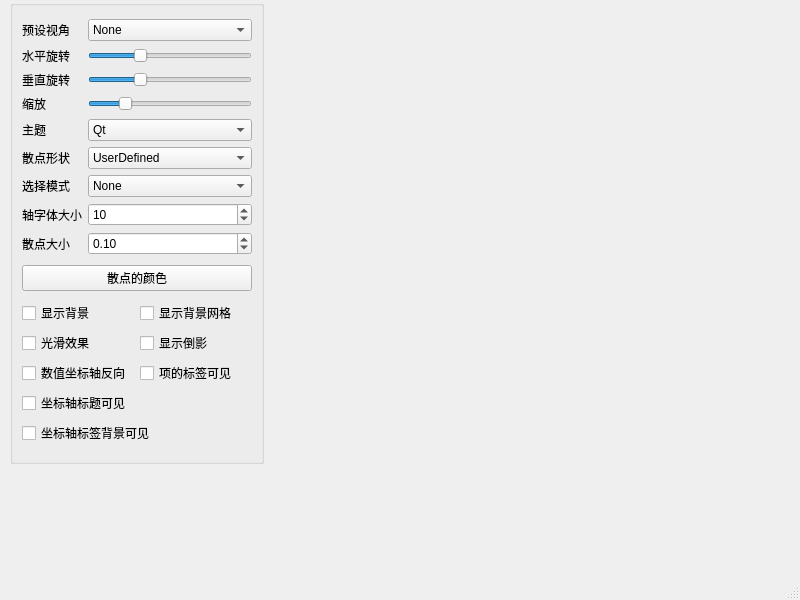
<?xml version="1.0" encoding="UTF-8"?>
<ui version="4.0">
 <class>MainWindow</class>
 <widget class="QMainWindow" name="MainWindow">
  <property name="geometry">
   <rect>
    <x>0</x>
    <y>0</y>
    <width>800</width>
    <height>600</height>
   </rect>
  </property>
  <property name="windowTitle">
   <string>MainWindow</string>
  </property>
  <widget class="QWidget" name="centralwidget">
   <widget class="QGroupBox" name="groupBox">
    <property name="geometry">
     <rect>
      <x>10</x>
      <y>0</y>
      <width>254</width>
      <height>464</height>
     </rect>
    </property>
    <property name="title">
     <string/>
    </property>
    <layout class="QVBoxLayout" name="verticalLayout">
     <item>
      <layout class="QGridLayout" name="gridLayout">
       <item row="5" column="0">
        <widget class="QLabel" name="barLabel">
         <property name="text">
          <string>散点形状</string>
         </property>
        </widget>
       </item>
       <item row="7" column="1">
        <widget class="QSpinBox" name="fontSpinBox">
         <property name="value">
          <number>10</number>
         </property>
        </widget>
       </item>
       <item row="3" column="0">
        <widget class="QLabel" name="scaleLabel">
         <property name="text">
          <string>缩放</string>
         </property>
        </widget>
       </item>
       <item row="2" column="0">
        <widget class="QLabel" name="vSpinLabel">
         <property name="text">
          <string>垂直旋转</string>
         </property>
        </widget>
       </item>
       <item row="2" column="1">
        <widget class="QSlider" name="vSpinSlider">
         <property name="sliderPosition">
          <number>30</number>
         </property>
         <property name="orientation">
          <enum>Qt::Orientation::Horizontal</enum>
         </property>
        </widget>
       </item>
       <item row="0" column="0">
        <widget class="QLabel" name="sightLabel">
         <property name="text">
          <string>预设视角</string>
         </property>
        </widget>
       </item>
       <item row="7" column="0">
        <widget class="QLabel" name="fontLabel">
         <property name="text">
          <string>轴字体大小</string>
         </property>
        </widget>
       </item>
       <item row="6" column="0">
        <widget class="QLabel" name="selectLabel">
         <property name="text">
          <string>选择模式</string>
         </property>
        </widget>
       </item>
       <item row="4" column="0">
        <widget class="QLabel" name="themeLabel">
         <property name="text">
          <string>主题</string>
         </property>
        </widget>
       </item>
       <item row="6" column="1">
        <widget class="QComboBox" name="selectComboBox">
         <item>
          <property name="text">
           <string>None</string>
          </property>
         </item>
         <item>
          <property name="text">
           <string>Item</string>
          </property>
         </item>
         <item>
          <property name="text">
           <string>Row</string>
          </property>
         </item>
         <item>
          <property name="text">
           <string>ItemAndRow</string>
          </property>
         </item>
         <item>
          <property name="text">
           <string>Column</string>
          </property>
         </item>
         <item>
          <property name="text">
           <string>ItemAndColumn</string>
          </property>
         </item>
         <item>
          <property name="text">
           <string>RowAndColumn</string>
          </property>
         </item>
         <item>
          <property name="text">
           <string>ItemRowAndColumn</string>
          </property>
         </item>
         <item>
          <property name="text">
           <string>SelectionSlice</string>
          </property>
         </item>
         <item>
          <property name="text">
           <string>SelectionMultiSeries</string>
          </property>
         </item>
        </widget>
       </item>
       <item row="3" column="1">
        <widget class="QSlider" name="scaleSlider">
         <property name="maximum">
          <number>500</number>
         </property>
         <property name="sliderPosition">
          <number>99</number>
         </property>
         <property name="orientation">
          <enum>Qt::Orientation::Horizontal</enum>
         </property>
        </widget>
       </item>
       <item row="0" column="1">
        <widget class="QComboBox" name="sightComboBox">
         <item>
          <property name="text">
           <string>None</string>
          </property>
         </item>
         <item>
          <property name="text">
           <string>FrontLow</string>
          </property>
         </item>
         <item>
          <property name="text">
           <string>Front</string>
          </property>
         </item>
         <item>
          <property name="text">
           <string>FrontHigh</string>
          </property>
         </item>
         <item>
          <property name="text">
           <string>LeftLow</string>
          </property>
         </item>
         <item>
          <property name="text">
           <string>Left</string>
          </property>
         </item>
         <item>
          <property name="text">
           <string>LeftHigh</string>
          </property>
         </item>
         <item>
          <property name="text">
           <string>RightLow</string>
          </property>
         </item>
         <item>
          <property name="text">
           <string>Right</string>
          </property>
         </item>
         <item>
          <property name="text">
           <string>RightHigh</string>
          </property>
         </item>
         <item>
          <property name="text">
           <string>BehindLow</string>
          </property>
         </item>
         <item>
          <property name="text">
           <string>Behind</string>
          </property>
         </item>
         <item>
          <property name="text">
           <string>BehindHigh</string>
          </property>
         </item>
         <item>
          <property name="text">
           <string>IsometricLeft</string>
          </property>
         </item>
         <item>
          <property name="text">
           <string>IsometricLeftHigh</string>
          </property>
         </item>
         <item>
          <property name="text">
           <string>IsometricRight</string>
          </property>
         </item>
         <item>
          <property name="text">
           <string>IsometricRightHigh</string>
          </property>
         </item>
         <item>
          <property name="text">
           <string>DirectlyAbove</string>
          </property>
         </item>
         <item>
          <property name="text">
           <string>DirectlyAboveCW45</string>
          </property>
         </item>
         <item>
          <property name="text">
           <string>DirectlyAboveCCW45</string>
          </property>
         </item>
         <item>
          <property name="text">
           <string>FrontBelow</string>
          </property>
         </item>
         <item>
          <property name="text">
           <string>LeftBelow</string>
          </property>
         </item>
         <item>
          <property name="text">
           <string>RightBelow</string>
          </property>
         </item>
         <item>
          <property name="text">
           <string>BehindBelow</string>
          </property>
         </item>
         <item>
          <property name="text">
           <string>DirectlyBelow</string>
          </property>
         </item>
        </widget>
       </item>
       <item row="5" column="1">
        <widget class="QComboBox" name="barComboBox">
         <item>
          <property name="text">
           <string>UserDefined</string>
          </property>
         </item>
         <item>
          <property name="text">
           <string>Bar</string>
          </property>
         </item>
         <item>
          <property name="text">
           <string>Cube</string>
          </property>
         </item>
         <item>
          <property name="text">
           <string>Pyramid</string>
          </property>
         </item>
         <item>
          <property name="text">
           <string>Cone</string>
          </property>
         </item>
         <item>
          <property name="text">
           <string>Cylinder</string>
          </property>
         </item>
         <item>
          <property name="text">
           <string>BevelBar</string>
          </property>
         </item>
         <item>
          <property name="text">
           <string>BevelCube</string>
          </property>
         </item>
         <item>
          <property name="text">
           <string>Sphere</string>
          </property>
         </item>
         <item>
          <property name="text">
           <string>Minimal</string>
          </property>
         </item>
         <item>
          <property name="text">
           <string>Arrow</string>
          </property>
         </item>
         <item>
          <property name="text">
           <string>Point</string>
          </property>
         </item>
        </widget>
       </item>
       <item row="1" column="1">
        <widget class="QSlider" name="hSpinSlider">
         <property name="sliderPosition">
          <number>30</number>
         </property>
         <property name="orientation">
          <enum>Qt::Orientation::Horizontal</enum>
         </property>
         <property name="tickPosition">
          <enum>QSlider::TickPosition::NoTicks</enum>
         </property>
        </widget>
       </item>
       <item row="4" column="1">
        <widget class="QComboBox" name="themeComboBox">
         <item>
          <property name="text">
           <string>Qt</string>
          </property>
         </item>
         <item>
          <property name="text">
           <string>PrimaryColors</string>
          </property>
         </item>
         <item>
          <property name="text">
           <string>Digia</string>
          </property>
         </item>
         <item>
          <property name="text">
           <string>StoneMoss</string>
          </property>
         </item>
         <item>
          <property name="text">
           <string>ArmyBlue</string>
          </property>
         </item>
         <item>
          <property name="text">
           <string>Retro</string>
          </property>
         </item>
         <item>
          <property name="text">
           <string>Ebony</string>
          </property>
         </item>
         <item>
          <property name="text">
           <string>Isabelle</string>
          </property>
         </item>
         <item>
          <property name="text">
           <string>UserDefined</string>
          </property>
         </item>
        </widget>
       </item>
       <item row="1" column="0">
        <widget class="QLabel" name="hSpinLabel">
         <property name="text">
          <string>水平旋转</string>
         </property>
        </widget>
       </item>
       <item row="8" column="0">
        <widget class="QLabel" name="fontLabel_2">
         <property name="text">
          <string>散点大小</string>
         </property>
        </widget>
       </item>
       <item row="8" column="1">
        <widget class="QDoubleSpinBox" name="pointDSpinBox">
         <property name="maximum">
          <double>1.000000000000000</double>
         </property>
         <property name="singleStep">
          <double>0.020000000000000</double>
         </property>
         <property name="value">
          <double>0.100000000000000</double>
         </property>
        </widget>
       </item>
      </layout>
     </item>
     <item>
      <widget class="QPushButton" name="itemBtn">
       <property name="text">
        <string>散点的颜色</string>
       </property>
      </widget>
     </item>
     <item>
      <layout class="QGridLayout" name="gridLayout_3">
       <item row="0" column="0">
        <widget class="QCheckBox" name="backgroundCheckBox">
         <property name="text">
          <string>显示背景</string>
         </property>
        </widget>
       </item>
       <item row="0" column="1">
        <widget class="QCheckBox" name="gridCheckBox">
         <property name="text">
          <string>显示背景网格</string>
         </property>
        </widget>
       </item>
       <item row="1" column="0">
        <widget class="QCheckBox" name="smoothCheckBox">
         <property name="text">
          <string>光滑效果</string>
         </property>
        </widget>
       </item>
       <item row="1" column="1">
        <widget class="QCheckBox" name="invertShadeCheckBox">
         <property name="text">
          <string>显示倒影</string>
         </property>
        </widget>
       </item>
       <item row="2" column="0">
        <widget class="QCheckBox" name="invertValueCheckBox">
         <property name="text">
          <string>数值坐标轴反向</string>
         </property>
        </widget>
       </item>
       <item row="2" column="1">
        <widget class="QCheckBox" name="itemLabelCheckBox">
         <property name="text">
          <string>项的标签可见</string>
         </property>
        </widget>
       </item>
       <item row="3" column="0" colspan="2">
        <widget class="QCheckBox" name="axisTitleCheckBox">
         <property name="text">
          <string>坐标轴标题可见</string>
         </property>
        </widget>
       </item>
       <item row="4" column="0" colspan="2">
        <widget class="QCheckBox" name="axisLabelCheckBox">
         <property name="text">
          <string>坐标轴标签背景可见</string>
         </property>
        </widget>
       </item>
      </layout>
     </item>
    </layout>
   </widget>
  </widget>
  <widget class="QStatusBar" name="statusbar"/>
 </widget>
 <resources/>
 <connections/>
</ui>
